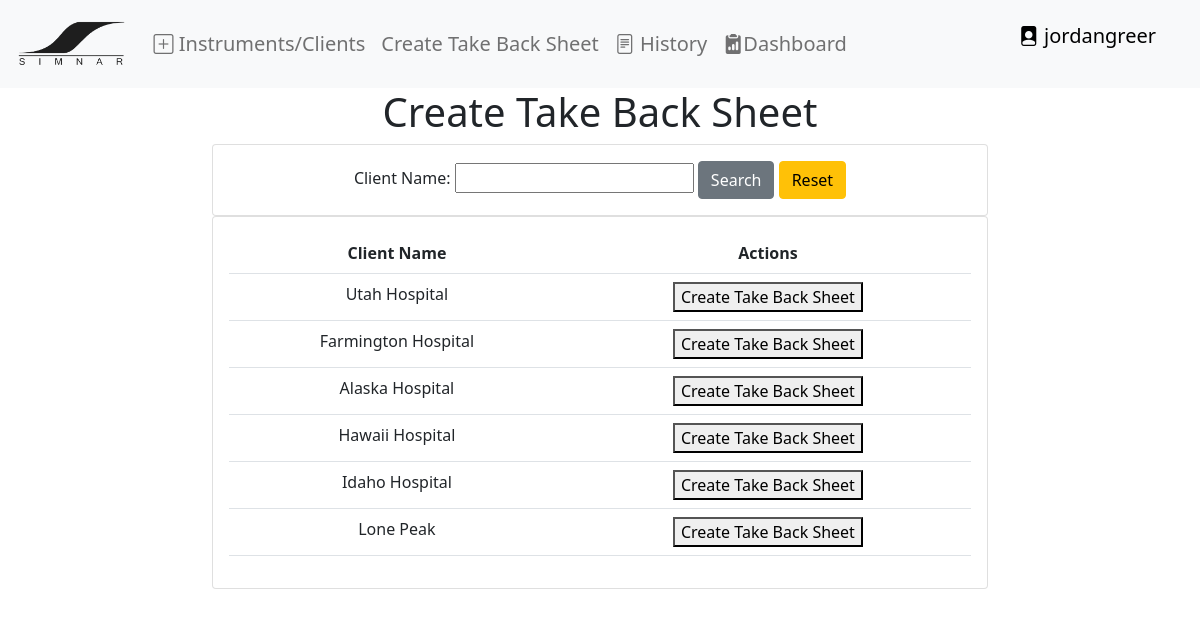
The app's page /home/ (signed in) with its own data.
### invoice/models.py (models this page shows, shortened)
class Client(models.Model):
    name = models.CharField(max_length=100)
    email = models.EmailField()
    phone = models.CharField(max_length=20)
    address = models.TextField()
    tax = models.FloatField(max_length=10, default= 0.0)
    created_by = models.CharField(max_length=100, blank=True, null=True)
    tax = models.FloatField(default=0.0)

### trackingCard/views.py (the view)
# urls.py: path('home/', trackingCardViews.createWorkOrder, name='home'),
@login_required(login_url='invoice:loginPage')
def createWorkOrder(request):
    current_user = request.user
    clients = Client.objects.all()
    clientFilter = ClientFilter(request.GET, queryset=clients)
    clients = clientFilter.qs
    if request.method == 'POST':
        form = WorkOrderForm(request.POST)
        if form.is_valid():
            client_id = form.cleaned_data['client'].id
            today = date.today()
            invoice_date_str = today.strftime('%Y-%m-%d')
            api_payload = {
                "client": client_id,
                "workOrder_date": invoice_date_str,
                "items": [],
                "status": "Waiting_on_Assignment",
                "created_by": current_user.username
            }
            api_url = f'{settings.SITE_URL}/workOrder/api/createWorkOrder/'
            try:
                response = requests.post(api_url, json=api_payload)
                if response.status_code == 201:  # Replace with the appropriate status code
                    response_data = json.loads(response.text)
                    workOrder_id = response_data.get('workOrder_num')
                    api_url = f'{settings.SITE_URL}/workOrder/api/addColor/{workOrder_id}/'
                    api_payload = {"id": workOrder_id}
                    response = requests.put(api_url, json=api_payload)
                    return redirect('invoice:addItemsWorkOrder', workOrder_id)
                else:
                    return render(request, 'tracking/createWorkOrder.html', {'form': form, 'error_message': 'Failed to create Work Order'})
            except requests.exceptions.RequestException as e:
                return HttpResponse('Error: {}'.format(e), status=500)
    else:
        form = WorkOrderForm()
    context = {
        'form': form,
        'clients': clients,
        'clientFilter': clientFilter,
        'user': current_user
    }
    return render(request, 'tracking/createWorkOrder.html', context)

### trackingCard/forms.py
class WorkOrderForm(forms.Form):
    client = forms.ModelChoiceField(queryset=Client.objects.all(), empty_label=None)

### trackingCard/templates/tracking/createWorkOrder.html (shortened to what this page needs)
{% extends "base/base.html" %}
{% block content %}
<h1 style="text-align: center;">Create Take Back Sheet</h1>
<div class="row" style="text-align: center;">
    <div class="col-2"></div>
    <div class="col-md-8">
        <div>
            <div class="card card-body">
                <form method="get" action="{% url 'invoice:createWorkOrder' %}" id="filter-form">
                    {{ clientFilter.form }}
                    <button class="btn btn-secondary" type="submit">Search</button>
                    <a class="btn btn-warning" href="{% url 'invoice:createWorkOrder' %}">Reset</a>
                </form>
            </div>
        </div>
        <div class="card card-body">
            <table class="table">
                <tr>
                    <th>Client Name</th>
                    <th>Actions</th>
                </tr>
                {% for i in clients %}
                <tr>
                    <form method="post" action="{% url 'invoice:createWorkOrder' %}">
                        <td>{{ i.name }}</td>
                        <td>
                            <button type="submit">Create Take Back Sheet</button>
                        </td>
                    </form>
                </tr>
                {% endfor %}
            </table>
        </div>
    </div>
    <div class="col-2"></div>
</div>
{% endblock content %}

### invoice/templates/base/base.html (shortened to what this page needs)
{% load static %}
<!DOCTYPE html>
<html lang="en">
<!DOCTYPE html>
<html>
    <head>
        <link href="https://cdn.jsdelivr.net/npm/bootstrap@5.0.2/dist/css/bootstrap.min.css" rel="stylesheet">
        <link rel="stylesheet" href="https://cdn.jsdelivr.net/npm/bootstrap-icons@1.11.1/font/bootstrap-icons.css">
    </head>
<body>
    <nav class="navbar navbar-expand-lg navbar-light bg-light">
        <div class="container-fluid">
            <a class="navbar-brand" href="#">
                <img src="{% static 'img/simnarLogo.png' %}" alt="Simnar Surgical" style="height: 50px;">
            </a>
          <div class="collapse navbar-collapse text-dark navbar-brand" id="navbarSupportedContent">
            <ul class="navbar-nav me-auto mb-2 mb-lg-0">
              <li class="nav-item dropdown">
                <a class="nav-link dropdown-toggle" href="#" id="navbarDropdown" role="button" data-bs-toggle="dropdown" aria-expanded="false">
                    <i class="bi bi-plus-square"></i> Instruments/Clients
                </a>
              </li>
              <li class="nav-item">
                <a class="nav-link" href="{% url 'invoice:createWorkOrder' %}">Create Take Back Sheet</a>
              </li>
              <li class="nav-item">
                <li><a class="nav-link" href="{% url 'invoice:workOrderHistory' %}"><i class="bi bi-file-text"></i> History</a></li>
              </li>
              <li class="nav-item">
                <li><a class="nav-link" href="{% url 'invoice:shopWorkDashboard' %}"><i class="bi bi-clipboard2-data-fill"></i>Dashboard</a></li>
              </li>
            </ul>
            <div class="d-flex">
                {% if user.is_authenticated %}
                    <ul class="nav-item dropdown">
                        <a class="nav-link custom-link" href="#" id="navbarDropdown" role="button" data-bs-toggle="dropdown" aria-expanded="false">
                            <i class="bi bi-file-person-fill"></i> {{ user.username }}
                        </a>
                    </ul>
                {% else %}
                    <a href="{% url 'invoice:loginPage' %}" class="nav-item nav-link custom-link">Login</a>
                {% endif %}
            </div>
          </div>
        </div>
      </nav>
    <div class="container-fluid">
        {% block content %}{% endblock content %}
    </div>
</body>
</html>

### invoice/templates/base/base.html (style rules this page uses)
.dropdown-toggle::after { display: none; }
.custom-link { color: black; text-decoration: none; }

### records on screen
Client: name "Utah Hospital"
Client: name "Farmington Hospital"
Client: name "Alaska Hospital"
Client: name "Hawaii Hospital"
Client: name "Idaho Hospital"
Client: name "Lone Peak"

### other values on screen
{{ user.username }} "jordangreer"
